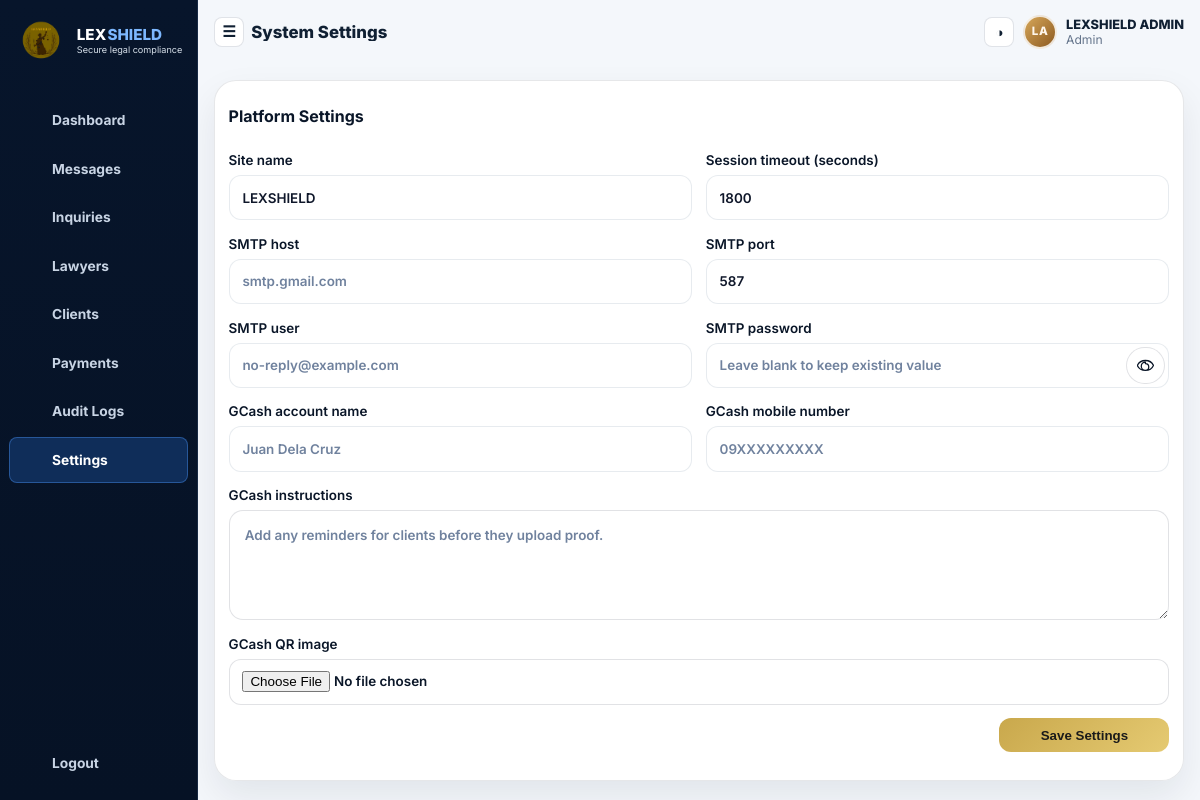
The page /admin/system_settings.php (signed in) on the database its author committed.
### tables this page shows
CREATE TABLE `users` (
  `id` INT UNSIGNED NOT NULL AUTO_INCREMENT,
  `full_name` VARCHAR(150) NOT NULL,
  `email` VARCHAR(190) NOT NULL,
  `password_hash` VARCHAR(255) NOT NULL,
  `role` ENUM('admin','lawyer','client') NOT NULL,
  `is_active` TINYINT(1) NOT NULL DEFAULT 1,
  `failed_login_attempts` TINYINT UNSIGNED NOT NULL DEFAULT 0,
  `locked_until` DATETIME DEFAULT NULL,
  `created_at` TIMESTAMP NOT NULL DEFAULT CURRENT_TIMESTAMP,
  `last_login` DATETIME DEFAULT NULL,
  `avatar_stored_name` VARCHAR(255) DEFAULT NULL,
  PRIMARY KEY (`id`),
  UNIQUE KEY `uq_users_email` (`email`),
  KEY `idx_users_role_active` (`role`, `is_active`)
);

### config/app.php (called while the page is built, shortened)
<?php
$lexAppUrl = getenv('APP_URL') ?: '';
$lexApiUrl = getenv('API_URL') ?: 'http://127.0.0.1:3001';
if ($lexAppUrl === '') {
    $scheme = (!empty($_SERVER['HTTPS']) && $_SERVER['HTTPS'] !== 'off') ? 'https' : 'http';
    $host = $_SERVER['HTTP_HOST'] ?? 'localhost';
    $scriptName = $_SERVER['SCRIPT_NAME'] ?? '/index.php';
    $basePath = rtrim(str_replace('\\', '/', dirname($scriptName)), '/');
    $lexAppUrl = $scheme . '://' . $host . ($basePath === '' ? '' : $basePath);
}

### config/bootstrap/core.php (called while the page is built, shortened)
<?php
function lex_pdo(): PDO
{
    global $pdo, $lexDbPingChecked;
    if (!$lexDbPingChecked) {
        $lexDbPingChecked = true;
        try {
            $pdo->query('SELECT 1');
        } catch (Throwable $e) {
            if (lex_db_is_connection_lost($e)) {
                return lex_reset_pdo();
            }
            throw $e;
        }
    }
    return $pdo;
}
function lex_db_retry(callable $callback, mixed $fallback = null): mixed
{
    try {
        return $callback();
    } catch (Throwable $e) {
        if (!lex_db_is_connection_lost($e)) {
            throw $e;
        }
        error_log('[DB] Lost connection detected, reconnecting: ' . $e->getMessage());
        try {
            lex_reset_pdo();
        } catch (Throwable $reconnectError) {
            error_log('[DB] Reconnect failed: ' . $reconnectError->getMessage());
            return $fallback;
        }
        try {
            return $callback();
        } catch (Throwable $retry) {
            error_log('[DB] Retry after reconnect failed: ' . $retry->getMessage());
            return $fallback;
        }
    }
}
function lex_app_url(string $path = ''): string
{
    global $lexAppUrl;
    return rtrim($lexAppUrl, '/') . '/' . ltrim($path, '/');
}
function lex_api_url(string $path = ''): string
{
    global $lexApiUrl;
    return rtrim($lexApiUrl, '/') . '/' . ltrim($path, '/');
}
function lex_e(?string $value): string
{
    return htmlspecialchars((string) $value, ENT_QUOTES | ENT_SUBSTITUTE, 'UTF-8');
}
function lex_asset_url(string $path): string
{
    $url = lex_app_url($path);
    $filePath = dirname(__DIR__, 2) . DIRECTORY_SEPARATOR . str_replace(['/', '\\'], DIRECTORY_SEPARATOR, $path);
    $version = is_file($filePath) ? (string) filemtime($filePath) : '';
    return $url . (str_contains($url, '?') ? '&' : '?') . 'v=' . rawurlencode($version);
}

### config/bootstrap/auth.php (called while the page is built, shortened)
<?php
function lex_current_user(): ?array
{
    static $user = null;
    if ($user !== null) {
        return $user;
    }
    $user = lex_db_retry(static function (): ?array {
        $stmt = lex_pdo()->prepare('SELECT id, full_name, email, role, is_active, last_login, avatar_stored_name FROM users WHERE id = :id LIMIT 1');
        $stmt->execute(['id' => (int) $_SESSION['user_id']]);
        return $stmt->fetch() ?: null;
    }, null);
    return $user;
}
function lex_require_login(): array
{
    $user = lex_current_user();
    return $user;
}
function lex_require_role(string|array $roles): array
{
    $user = lex_require_login();
    return $user;
}

### config/db.php (called while the page is built, shortened)
<?php
$lexDbPingChecked = false;

### config/bootstrap/storage.php (called while the page is built, shortened)
<?php
function lex_profile_avatar_url(?string $storedName): string
{
    $storedName = basename(trim((string) $storedName));
    if ($storedName === '') {
        return '';
    }
    return lex_app_url('storage/avatars/' . rawurlencode($storedName));
}

### config/bootstrap/view.php (the view, shortened to what this page needs)
<?php
function lex_page_header(string $title, string $active = '', ?array $user = null): void
{
    $user = $user ?? lex_current_user();
    $role = $user['role'] ?? '';
    $isLoggedIn = (bool) $user;
    $isWorkspaceLayout = $isLoggedIn && in_array($role, ['admin', 'lawyer', 'client'], true);
    $buildInitials = static function (string $value, string $fallback): string {
        $clean = preg_replace('/[^A-Za-z0-9]+/', ' ', trim($value));
        $parts = array_values(array_filter(explode(' ', (string) $clean)));
        if (!$parts) {
            return $fallback;
        }
        if (count($parts) === 1) {
            return strtoupper(substr($parts[0], 0, 2));
        }
        return strtoupper(substr($parts[0], 0, 1) . substr($parts[1], 0, 1));
    };
    $userFullName = (string) ($user['full_name'] ?? '');
    $userRoleLabel = ucfirst((string) $role);
    $userAvatarUrl = lex_profile_avatar_url((string) ($user['avatar_stored_name'] ?? ''));
    $userInitials = $buildInitials($userFullName, $role === 'lawyer' ? 'LW' : 'CL');
    $links = [
        'admin' => [
            ['key' => 'dashboard', 'label' => 'Dashboard', 'href' => '../admin/index.php'],
            ['key' => 'messages', 'label' => 'Messages', 'href' => 'messages.php'],
            ['key' => 'inquiries', 'label' => 'Inquiries', 'href' => 'inquiries.php'],
            ['key' => 'lawyers', 'label' => 'Lawyers', 'href' => 'manage_lawyers.php'],
            ['key' => 'clients', 'label' => 'Clients', 'href' => 'manage_clients.php'],
            ['key' => 'payments', 'label' => 'Payments', 'href' => 'payments.php'],
            ['key' => 'audit', 'label' => 'Audit Logs', 'href' => 'audit_logs.php'],
            ['key' => 'settings', 'label' => 'Settings', 'href' => 'system_settings.php'],
        ],
        'lawyer' => [
            ['key' => 'dashboard', 'label' => 'Dashboard', 'href' => lex_app_url('lawyer/index.php')],
            ['key' => 'profile', 'label' => 'Profile', 'href' => lex_app_url('lawyer/profile.php')],
            ['key' => 'case-files', 'label' => 'Case Files', 'href' => lex_app_url('case_files.php')],
            ['key' => 'appointments', 'label' => 'Appointments', 'href' => lex_app_url('lawyer/appointment.php')],
            ['key' => 'messages', 'label' => 'Messages', 'href' => lex_app_url('lawyer/messages.php')],
        ],
        'client' => [
            ['key' => 'dashboard', 'label' => 'Dashboard', 'href' => lex_app_url('client/index.php')],
            ['key' => 'lawyers', 'label' => 'Lawyers', 'href' => lex_app_url('client/lawyers.php')],
            ['key' => 'payments', 'label' => 'Payments', 'href' => lex_app_url('client/payments.php')],
            ['key' => 'billing', 'label' => 'Billing', 'href' => lex_app_url('client/billing.php')],
            ['key' => 'profile', 'label' => 'Profile', 'href' => lex_app_url('client/profile.php')],
            ['key' => 'case-files', 'label' => 'Case Files', 'href' => lex_app_url('case_files.php')],
            ['key' => 'messages', 'label' => 'Messages', 'href' => lex_app_url('client/messages.php')],
            ['key' => 'appointments', 'label' => 'Appointments', 'href' => lex_app_url('client/appointment.php')],
        ],
    ];
    $nav = $links[$role] ?? [];
    $bodyClasses = [];
    if ($isWorkspaceLayout) {
        $bodyClasses[] = 'app-workspace';
        $bodyClasses[] = 'app-workspace--' . $role;
    }
    $bodyClassAttribute = $bodyClasses ? ' class="' . lex_e(implode(' ', $bodyClasses)) . '"' : '';
    echo '<!DOCTYPE html><html lang="en"><head><meta charset="UTF-8"><meta name="viewport" content="width=device-width, initial-scale=1.0">';
    echo '<link rel="stylesheet" href="' . lex_e(lex_asset_url('public/css/style.css')) . '">';
    echo '</head><body' . $bodyClassAttribute . ' data-api-base="' . lex_e(lex_api_url()) . '" data-role="' . lex_e($role) . '">';
    echo '<div class="app-shell">';
    if ($isLoggedIn && $role) {
        echo '<aside class="sidebar" id="sidebar" aria-label="Primary">';
        echo '<div class="brand-block"><div class="brand-mark"><img src="' . lex_e(lex_asset_url('public/assets/lexshield-logo.png')) . '" alt="' . lex_e(LEX_APP_NAME) . ' logo"></div><div class="brand-copy"><strong class="brand-wordmark">LEX<span>SHIELD</span></strong><span class="brand-tagline">Secure legal compliance</span></div></div>';
        echo '<nav class="sidebar-nav">';
        foreach ($nav as $item) {
            $activeClass = $active === $item['key'] ? ' active' : '';
            $icon = $navIcons[$item['key']] ?? $navIcons['dashboard'];
            $iconHtml = $isWorkspaceLayout ? '<span class="nav-link-icon" aria-hidden="true">' . $icon . '</span>' : '';
            $labelHtml = $isWorkspaceLayout ? '<span class="nav-link-label">' . lex_e($item['label']) . '</span>' : lex_e($item['label']);
            echo '<a class="nav-link' . $activeClass . '" href="' . lex_e($item['href']) . '">' . $iconHtml . $labelHtml . '</a>';
        }
        echo '</nav>';
        $logoutIcon = $isWorkspaceLayout ? '<span class="nav-link-icon" aria-hidden="true">' . $navIcons['logout'] . '</span>' : '';
        $logoutLabel = $isWorkspaceLayout ? '<span class="nav-link-label">Logout</span>' : 'Logout';
        echo '<div class="sidebar-footer"><a class="nav-link" href="' . lex_e(lex_app_url('auth/logout.php')) . '">' . $logoutIcon . $logoutLabel . '</a></div>';
        echo '</aside>';
    }
    echo '<main class="main-content" id="main">';
    echo '<header class="topbar">';
    echo '<button class="icon-button" id="sidebarToggle" type="button" aria-label="Toggle navigation">&#9776;</button>';
    echo '<div class="topbar-title"><h1>' . lex_e($title) . '</h1></div>';
    echo '<div class="topbar-actions">';
    echo '<button class="icon-button" id="themeToggle" type="button" aria-label="Toggle theme">&#9681;</button>';
    if ($user) {
        if ($isWorkspaceLayout) {
            echo '<div class="dashboard-user-chip">';
            if ($userAvatarUrl !== '') {
                echo '<img class="dashboard-user-avatar" src="' . lex_e($userAvatarUrl) . '" alt="Avatar for ' . lex_e($userFullName) . '">';
            } else {
                echo '<span class="dashboard-user-avatar dashboard-user-avatar--fallback" aria-hidden="true">' . lex_e($userInitials) . '</span>';
            }
            echo '<div class="dashboard-user-meta"><strong>' . lex_e($userFullName) . '</strong><span>' . lex_e($userRoleLabel) . '</span></div>';
            echo '</div>';
        } else {
            echo '<div class="user-chip"><strong>' . lex_e($userFullName) . '</strong><span>' . lex_e($userRoleLabel) . '</span></div>';
        }
    } else {
        echo '<a class="button button-primary" href="' . lex_e(lex_app_url('auth/login.php')) . '">Login</a>';
    }
    echo '</div></header>';
}
function lex_page_footer(): void
{
    echo '</main></div></body></html>';
}

### admin/system_settings.php (shortened to what this page needs)
<?php
lex_require_role('admin');
$pdo = lex_pdo();
$rows = $pdo->query('SELECT setting_key, setting_value FROM site_settings ORDER BY setting_key')->fetchAll();
$settings = [];
foreach ($rows as $row) {
    $settings[$row['setting_key']] = $row['setting_value'];
}
lex_page_header('System Settings', 'settings');
?>
<section class="card admin-settings-card" data-system-settings-page>
  <div class="card-head"><h2>Platform Settings</h2></div>
  <form method="post" enctype="multipart/form-data" class="form-grid admin-settings-form">
    <label>Site name <input type="text" name="site_name" value="<?= lex_e($settings['site_name'] ?? 'LEXSHIELD') ?>"></label>
    <label>Session timeout (seconds) <input type="number" name="session_timeout" value="<?= lex_e($settings['session_timeout'] ?? '1800') ?>"></label>
    <label>SMTP host <input type="text" name="smtp_host" value="<?= lex_e($settings['smtp_host'] ?? '') ?>" placeholder="smtp.gmail.com"></label>
    <label>SMTP port <input type="number" name="smtp_port" value="<?= lex_e($settings['smtp_port'] ?? '587') ?>"></label>
    <label>SMTP user <input type="email" name="smtp_user" value="<?= lex_e($settings['smtp_user'] ?? '') ?>" placeholder="no-reply@example.com"></label>
    <label>SMTP password
      <div class="password-field" data-password-toggle>
        <input type="password" name="smtp_pass" value="" placeholder="Leave blank to keep existing value" autocomplete="new-password">
        <button type="button" class="password-toggle" data-password-toggle-button aria-pressed="false" aria-label="Show password" title="Show password"><span class="sr-only">Show password</span></button>
      </div>
    </label>
    <label>GCash account name <input type="text" name="gcash_account_name" value="<?= lex_e($settings['gcash_account_name'] ?? '') ?>" placeholder="Juan Dela Cruz"></label>
    <label>GCash mobile number <input type="text" name="gcash_number" value="<?= lex_e($settings['gcash_number'] ?? '') ?>" placeholder="09XXXXXXXXX"></label>
    <label class="full">GCash instructions
      <textarea name="gcash_instructions" rows="4" placeholder="Add any reminders for clients before they upload proof."><?= lex_e($settings['gcash_instructions'] ?? '') ?></textarea>
    </label>
    <label class="full">GCash QR image
      <input type="file" name="gcash_qr_file" accept="image/png,image/jpeg,image/webp,image/gif">
    </label>
    <button class="button button-primary admin-settings-submit" type="submit">Save Settings</button>
  </form>
</section>
<?php lex_page_footer(); ?>

### rows shown on the page
users: lex_e($userInitials) "LA", full_name "LEXSHIELD ADMIN", role "Admin"

### other values the page prints
lex_e($item['label']) "Dashboard"
lex_e($item['label']) "Messages"
lex_e($item['label']) "Inquiries"
lex_e($item['label']) "Lawyers"
lex_e($item['label']) "Clients"
lex_e($item['label']) "Payments"
lex_e($item['label']) "Audit Logs"
lex_e($item['label']) "Settings"
lex_e($title) "System Settings"
